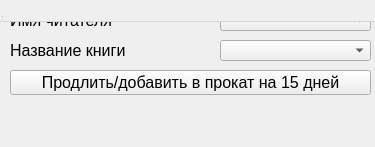
<?xml version="1.0" encoding="UTF-8"?>
<ui version="4.0">
 <class>MainWindow</class>
 <widget class="QWidget" name="MainWindow">
  <property name="geometry">
   <rect>
    <x>0</x>
    <y>0</y>
    <width>375</width>
    <height>147</height>
   </rect>
  </property>
  <property name="windowTitle">
   <string>MainWindow</string>
  </property>
  <widget class="QWidget" name="centralwidget">
   <widget class="QLabel" name="label">
    <property name="geometry">
     <rect>
      <x>10</x>
      <y>10</y>
      <width>121</width>
      <height>21</height>
     </rect>
    </property>
    <property name="font">
     <font>
      <pointsize>12</pointsize>
     </font>
    </property>
    <property name="text">
     <string>Имя читателя</string>
    </property>
   </widget>
   <widget class="QComboBox" name="box_readers_rental">
    <property name="geometry">
     <rect>
      <x>220</x>
      <y>10</y>
      <width>151</width>
      <height>21</height>
     </rect>
    </property>
    <property name="font">
     <font>
      <pointsize>12</pointsize>
     </font>
    </property>
   </widget>
   <widget class="QPushButton" name="btn_rental_book">
    <property name="geometry">
     <rect>
      <x>10</x>
      <y>70</y>
      <width>361</width>
      <height>25</height>
     </rect>
    </property>
    <property name="font">
     <font>
      <pointsize>12</pointsize>
     </font>
    </property>
    <property name="text">
     <string>Продлить/добавить в прокат на 15 дней</string>
    </property>
   </widget>
   <widget class="QComboBox" name="box_books_rental">
    <property name="geometry">
     <rect>
      <x>220</x>
      <y>40</y>
      <width>151</width>
      <height>21</height>
     </rect>
    </property>
    <property name="font">
     <font>
      <pointsize>12</pointsize>
     </font>
    </property>
   </widget>
   <widget class="QLabel" name="label_2">
    <property name="geometry">
     <rect>
      <x>10</x>
      <y>40</y>
      <width>141</width>
      <height>21</height>
     </rect>
    </property>
    <property name="font">
     <font>
      <pointsize>12</pointsize>
     </font>
    </property>
    <property name="text">
     <string>Название книги</string>
    </property>
   </widget>
  </widget>
  <widget class="QMenuBar" name="menubar">
   <property name="geometry">
    <rect>
     <x>0</x>
     <y>0</y>
     <width>375</width>
     <height>22</height>
    </rect>
   </property>
  </widget>
  <widget class="QStatusBar" name="statusbar"/>
 </widget>
 <resources/>
 <connections/>
</ui>
